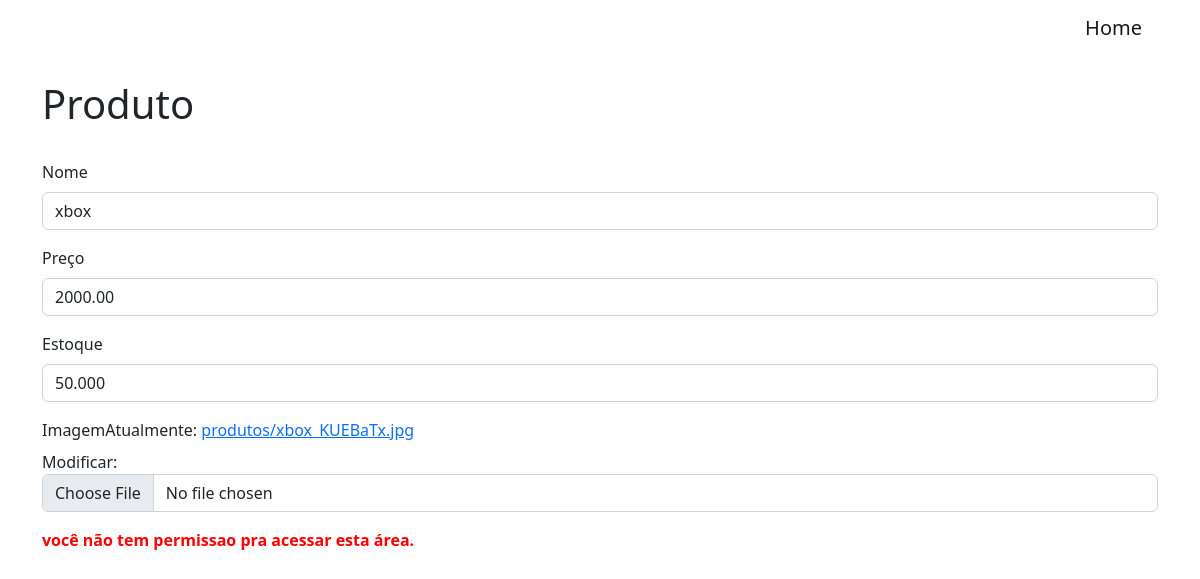
The page /30/update/ on the database its author committed.
### usuarios/models.py (models this page shows, shortened)
class Base(models.Model):
    criado = models.DateField('Data de Criação', auto_now_add=True)
    modificado = models.DateField('Data de Atualização', auto_now_add=True)
    ativo = models.BooleanField('Ativo?', default=True)
    class Meta:
        abstract = True

class Produto(Base):
    nome = models.CharField('Nome', max_length=100)
    preco = models.DecimalField('preço', max_digits=8, decimal_places=2)
    estoque = models.DecimalField('Estoque', max_digits=8, decimal_places=3)
    imagem = StdImageField('imagem', upload_to='produtos',
                           variations={'thumb': (124, 124)})
    slug = models.SlugField('Slug', max_length=100, blank=True, editable=False)

### usuarios/views.py (the view)
# urls.py: path('<int:pk>/update/', UpdateProdutoView.as_view(), name='upd_produto'),
class UpdateProdutoView(UpdateView):
    template_name_suffix = "_update_form"
    model = Produto
    template_name = 'produto.html'
    fields = ['nome', 'preco', 'estoque', 'imagem']
    success_url = reverse_lazy('index')

### templates/produto.html (shortened to what this page needs)
{% extends 'base.html' %}
{% load bootstrap5 %}
{% block content %}
<div class="container">
    <nav class="navbar navbar-default justify-content-end">
        <div class="nav">
            <a class="navbar-brand" href="{% url 'index' %}">Home</a>
        </div>
    </nav>
    <br>
    <h1>Produto</h1>
    <br>
    <form method="post" class="form" autocomplete="off" enctype="multipart/form-data">
        {% bootstrap_form form %}
        {% if user.is_staff %}
        <input type="submit" value="Update">
        {%else%}
        <b>
            <p style="color: red">você não tem permissao pra acessar esta área.</p>
        </b>
        {% endif %}
    </form>
</div>
{% endblock %}

### rows shown on the page
Produto: nome "xbox", preco "2000.00", estoque "50.000"
